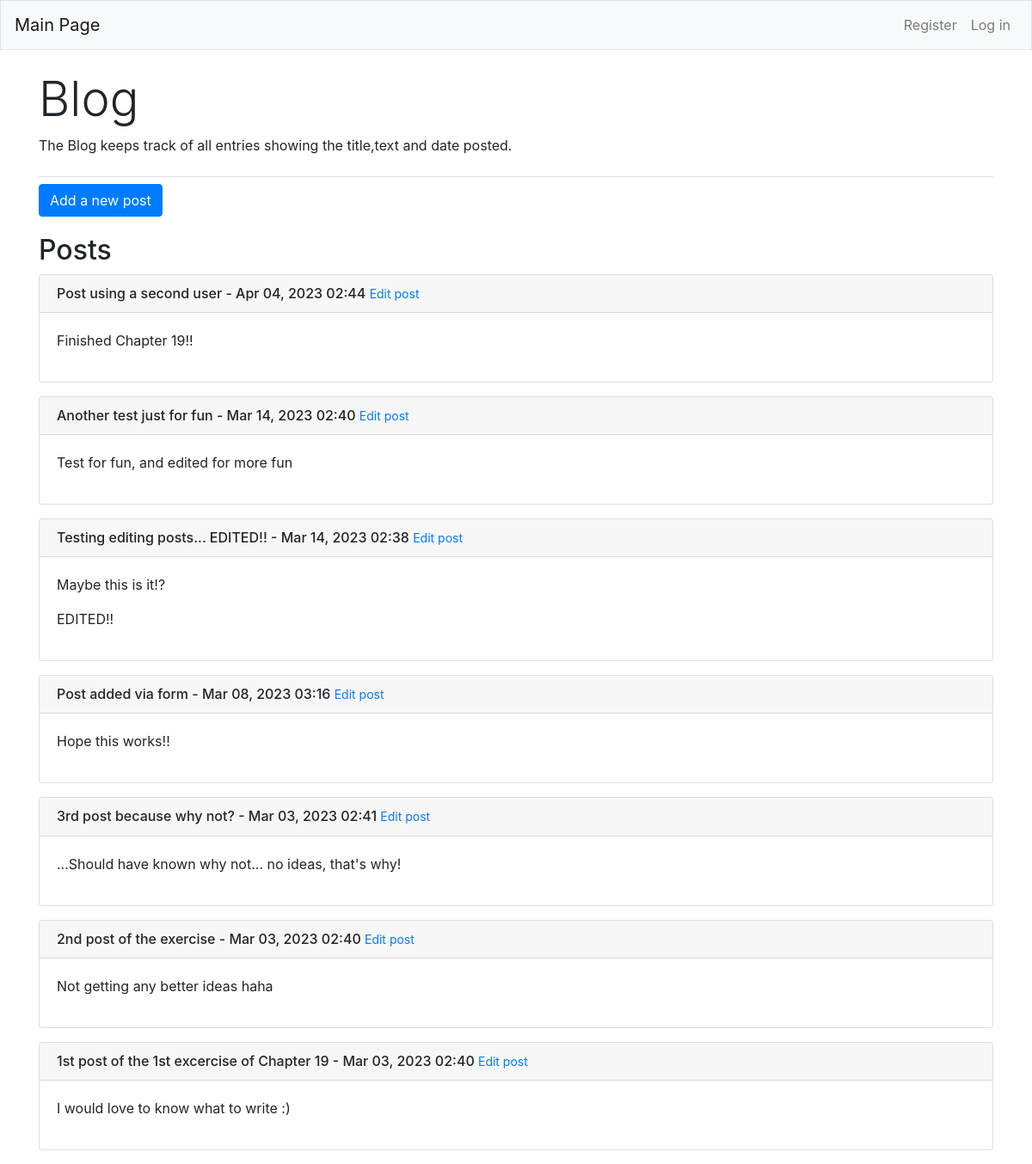
The page / on the database its author committed.
### blogs/models.py (models this page shows, shortened)
class BlogPost(models.Model):
    title = models.CharField(max_length=50)
    text = models.CharField(max_length=200)
    date_added = models.DateTimeField(auto_now_add=True)
    owner = models.ForeignKey(User, on_delete=models.CASCADE)

### blogs/views.py (the view)
# urls.py: path("", views.index, name="index"),
def index(request):
    posts = BlogPost.objects.order_by("-date_added")
    context = {"posts": posts}
    return render(request, "blogs/index.html", context)

### blogs/templates/blogs/index.html
{% extends "blogs/base.html" %}
{% block page_header %}
    <h2 class="display-4">Blog</h2>
    <p>The Blog keeps track of all entries showing the title,text and date
    posted.</p>
{% endblock page_header %}
{% block content %}
     <a class="btn btn-primary" href="{% url 'blogs:new_post' %}"
        role="button" style="margin-bottom: 20px">Add a new post</a>
     <h2>Posts</h2>
    {% for post in posts %}
        <div class="card mb-3">
            <h6 class="card-header">
                {{ post.title }} - {{ post.date_added|date:"M d, Y H:i" }}
                <small><a href="{% url 'blogs:edit_post' post.id %}">
                    Edit post</a></small>
            </h6>
            <div class="card-body">
                {{ post.text|linebreaks }}
            </div>
        </div>
    {% empty %}
        <p>No posts have been added yet.</p>
    {% endfor %}
{% endblock content %}

### rows shown on the page
BlogPost: title "Post using a second user", date_added "Apr 04, 2023 02:44", text "Finished Chapter 19!!"
BlogPost: title "Another test just for fun", date_added "Mar 14, 2023 02:40", text "Test for fun, and edited for more fun"
BlogPost: title "Testing editing posts... EDITED!!", date_added "Mar 14, 2023 02:38", text "Maybe this is it!? EDITED!!"
BlogPost: title "Post added via form", date_added "Mar 08, 2023 03:16", text "Hope this works!!"
BlogPost: title "3rd post because why not?", date_added "Mar 03, 2023 02:41", text "...Should have known why not... no ideas, that's why!"
BlogPost: title "2nd post of the exercise", date_added "Mar 03, 2023 02:40", text "Not getting any better ideas haha"
BlogPost: title "1st post of the 1st excercise of Chapter 19", date_added "Mar 03, 2023 02:40", text "I would love to know what to write :)"
